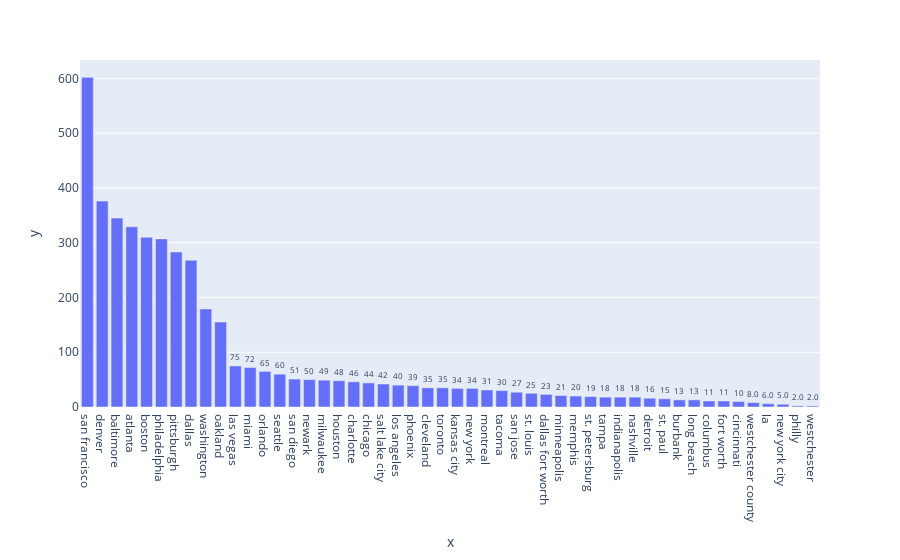

Notebook source saved alongside this figure:
### Code cell
x, y = map(list, zip(*to_loc_counter.most_common(50)))

fig = px.bar(x=x,y=y,text=y,labels="Entity")

fig.update_traces(texttemplate='%{text:.2s}', textposition='outside')
fig.update_layout(uniformtext_minsize=8, uniformtext_mode='hide')
fig.show()

### Figure 1 — Plotly figure (JSON) as saved in the notebook; plotly's stock layout.template omitted (floating-point values rounded to 4 significant figures)
{"data": [{"alignmentgroup": "True", "hovertemplate": "x=%{x}<br>y=%{y}<br>text=%{text}<extra></extra>", "legendgroup": "", "marker": {"color": "#636efa", "pattern": {"shape": ""}}, "name": "", "offsetgroup": "", "orientation": "v", "showlegend": false, "text": [602, 376, 345, 329, 310, 307, 283, 268, 179, 155, 75, 72, 65, 60, 51, 50, 49, 48, 46, 44, 42, 40, 39, 35, 35, 34, 34, 31, 30, 27, 25, 23, 21, 20, 19, 18, 18, 18, 16, 15, 13, 13, 11, 11, 10, 8, 6, 5, 2, 2], "textposition": "outside", "texttemplate": "%{text:.2s}", "type": "bar", "x": ["san francisco", "denver", "baltimore", "atlanta", "boston", "philadelphia", "pittsburgh", "dallas", "washington", "oakland", "las vegas", "miami", "orlando", "seattle", "san diego", "newark", "milwaukee", "houston", "charlotte", "chicago", "salt lake city", "los angeles", "phoenix", "cleveland", "toronto", "kansas city", "new york", "montreal", "tacoma", "san jose", "st. louis", "dallas fort worth", "minneapolis", "memphis", "st. petersburg", "tampa", "indianapolis", "nashville", "detroit", "st. paul", "burbank", "long beach", "columbus", "fort worth", "cincinnati", "westchester county", "la", "new york city", "philly", "westchester"], "xaxis": "x", "y": [602, 376, 345, 329, 310, 307, 283, 268, 179, 155, 75, 72, 65, 60, 51, 50, 49, 48, 46, 44, 42, 40, 39, 35, 35, 34, 34, 31, 30, 27, 25, 23, 21, 20, 19, 18, 18, 18, 16, 15, 13, 13, 11, 11, 10, 8, 6, 5, 2, 2], "yaxis": "y"}], "layout": {"barmode": "relative", "legend": {"tracegroupgap": 0}, "margin": {"t": 60}, "uniformtext": {"minsize": 8, "mode": "hide"}, "xaxis": {"anchor": "y", "domain": [0, 1], "title": {"text": "x"}}, "yaxis": {"anchor": "x", "domain": [0, 1], "title": {"text": "y"}}}}
